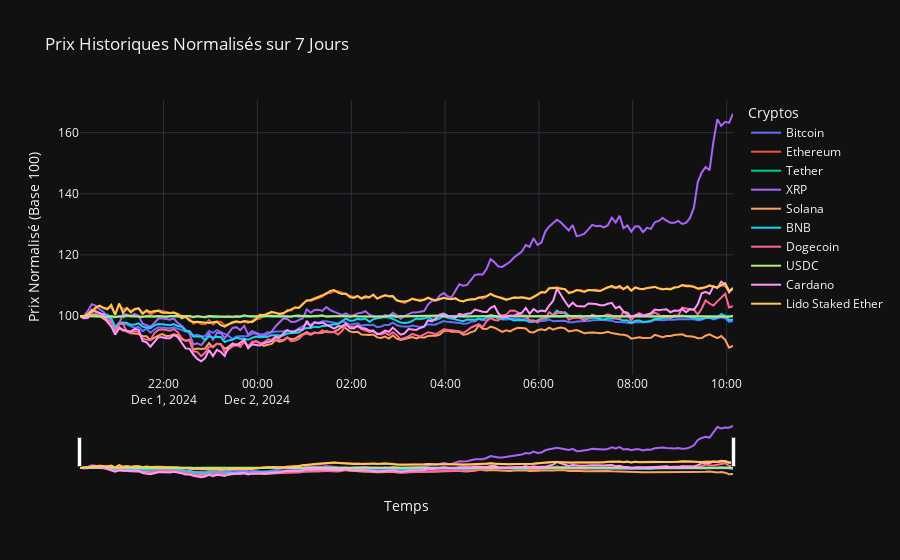

Here is the notebook cell this chart was saved with:
### Code cell
import pandas as pd
from datetime import datetime, timedelta
import plotly.graph_objects as go
import requests

# URL de l'API CoinGecko
COINGECKO_API = "https://api.coingecko.com/api/v3/coins/markets"

# Fonction pour récupérer les données depuis l'API
def recuperer_donnees_crypto(devise="usd", nb_cryptos=10):
    params = {
        "vs_currency": devise,
        "order": "market_cap_desc",
        "per_page": nb_cryptos,
        "page": 1,
        "sparkline": "true",
        "price_change_percentage": "1h,24h,7d"
    }
    response = requests.get(COINGECKO_API, params=params)
    if response.status_code == 200:
        data = pd.DataFrame(response.json())
        return data
    else:
        print(f"Erreur {response.status_code} lors de la récupération des données.")
        return pd.DataFrame()

# Récupérer les données depuis l'API
df = recuperer_donnees_crypto(devise="usd", nb_cryptos=10)

# Vérification des données
if df.empty:
    print("Erreur : Aucun résultat n'a été récupéré.")
else:
    print("Données récupérées avec succès.")
    # Afficher les colonnes disponibles pour débuguer
    print("Colonnes disponibles :", df.columns)

    # Vérifier si la colonne sparkline_in_7d est présente
    if "sparkline_in_7d" not in df.columns:
        print("Erreur : La colonne 'sparkline_in_7d' est absente.")
    else:
        # Initialisation du graphique
        fig = go.Figure()

        # Ajout des données Sparkline au graphique
        for _, row in df.iterrows():
            sparkline_data = row["sparkline_in_7d"]
            if not sparkline_data or not isinstance(sparkline_data, dict) or "price" not in sparkline_data:
                print(f"Sparkline vide ou non valide pour {row['name']}.")
                continue

            sparkline = sparkline_data["price"]  # Liste des prix
            timestamps = [datetime.now() - timedelta(minutes=5 * (len(sparkline) - i)) for i in range(len(sparkline))]

            # Normaliser les données Sparkline (facultatif)
            sparkline_normalisee = [(price / sparkline[0]) * 100 for price in sparkline]

            # Ajout de la courbe au graphique
            fig.add_trace(go.Scatter(
                x=timestamps,
                y=sparkline_normalisee,
                mode="lines",
                name=row["name"],
                line=dict(width=2)
            ))

        # Mise en page du graphique
        fig.update_layout(
            title="Prix Historiques Normalisés sur 7 Jours",
            xaxis_title="Temps",
            yaxis_title="Prix Normalisé (Base 100)",
            legend_title="Cryptos",
            template="plotly_dark",
            xaxis=dict(rangeslider=dict(visible=True), type="date"),
            hovermode="x unified"
        )

        # Afficher le graphique
        fig.show()

### Figure 1 — Plotly figure (JSON) as saved in the notebook; plotly's stock layout.template omitted (floating-point values rounded to 4 significant figures; data arrays with more than 128 entries replaced by an {"elided": "..."} marker saying what was removed)
{"data": [{"line": {"width": 2}, "mode": "lines", "name": "Bitcoin", "type": "scatter", "x": {"elided": "168 str values"}, "y": {"elided": "168 float values"}}, {"line": {"width": 2}, "mode": "lines", "name": "Ethereum", "type": "scatter", "x": {"elided": "168 str values"}, "y": {"elided": "168 float values"}}, {"line": {"width": 2}, "mode": "lines", "name": "Tether", "type": "scatter", "x": {"elided": "168 str values"}, "y": {"elided": "168 float values"}}, {"line": {"width": 2}, "mode": "lines", "name": "XRP", "type": "scatter", "x": {"elided": "168 str values"}, "y": {"elided": "168 float values"}}, {"line": {"width": 2}, "mode": "lines", "name": "Solana", "type": "scatter", "x": {"elided": "168 str values"}, "y": {"elided": "168 float values"}}, {"line": {"width": 2}, "mode": "lines", "name": "BNB", "type": "scatter", "x": {"elided": "168 str values"}, "y": {"elided": "168 float values"}}, {"line": {"width": 2}, "mode": "lines", "name": "Dogecoin", "type": "scatter", "x": {"elided": "168 str values"}, "y": {"elided": "168 float values"}}, {"line": {"width": 2}, "mode": "lines", "name": "USDC", "type": "scatter", "x": {"elided": "168 str values"}, "y": {"elided": "168 float values"}}, {"line": {"width": 2}, "mode": "lines", "name": "Cardano", "type": "scatter", "x": {"elided": "168 str values"}, "y": {"elided": "168 float values"}}, {"line": {"width": 2}, "mode": "lines", "name": "Lido Staked Ether", "type": "scatter", "x": {"elided": "168 str values"}, "y": {"elided": "168 float values"}}], "layout": {"hovermode": "x unified", "legend": {"title": {"text": "Cryptos"}}, "title": {"text": "Prix Historiques Normalisés sur 7 Jours"}, "xaxis": {"rangeslider": {"visible": true}, "title": {"text": "Temps"}, "type": "date"}, "yaxis": {"title": {"text": "Prix Normalisé (Base 100)"}}}}
